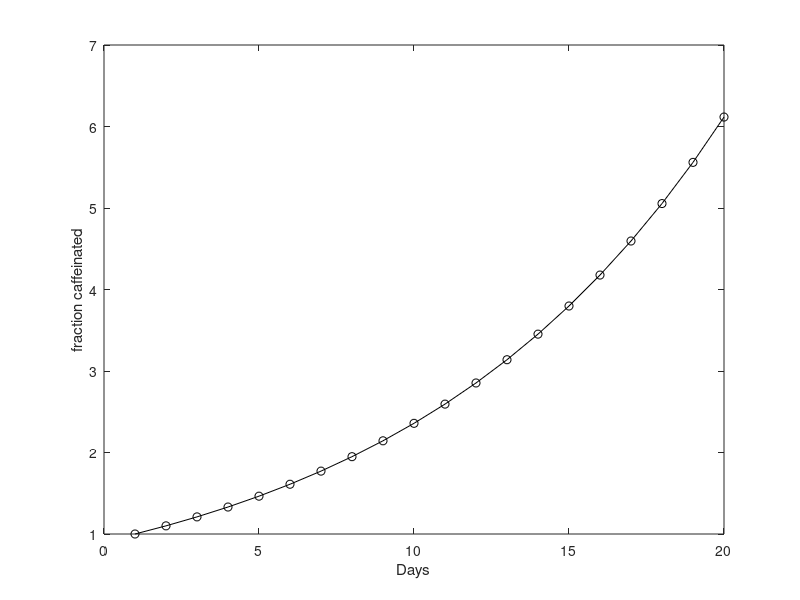

This figure's MATLAB source:
% How much caffeine is there in the jar?

% n - number of days
% x - fraction of caffeinated 

nMax = 20; % max number of days to simulate

N = 10; % number of scoops in each jar
x = zeros(1,nMax); % fraction caffeinated
x(1) = 1.0; % initial fraction caffeinated
r = 0.1;
K = 0.6;

for n=2:nMax
    
    %x(n) = (1-1/N) * x(n-1);
    x(n) = x(n-1) + r*(1-(x(n)/K))*x(n-1);
    
end % finished loop through days

% THE MODEL ^
% ------------------------------------------
% THE BEHAVIOR / THE OUTPUT ? 

figure(1); 
plot(x,'-ok');
ylabel('fraction caffeinated')
xlabel('Days')


